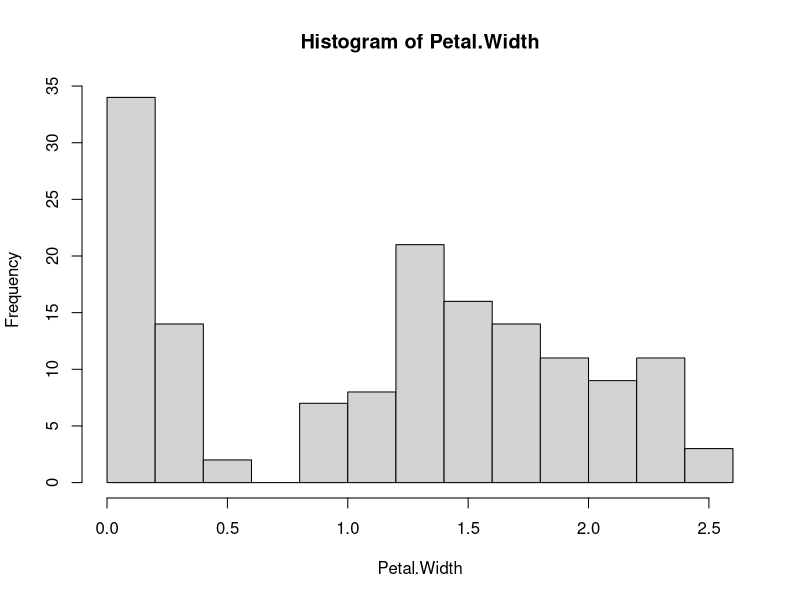
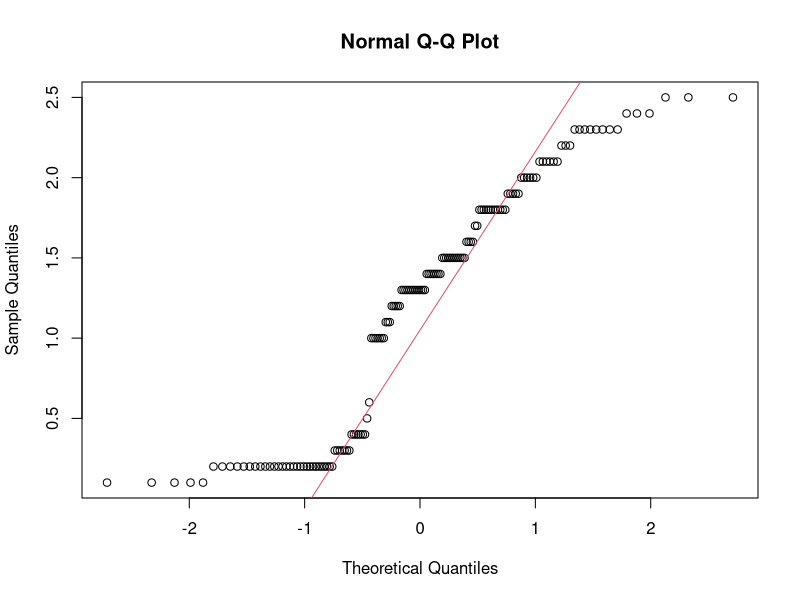
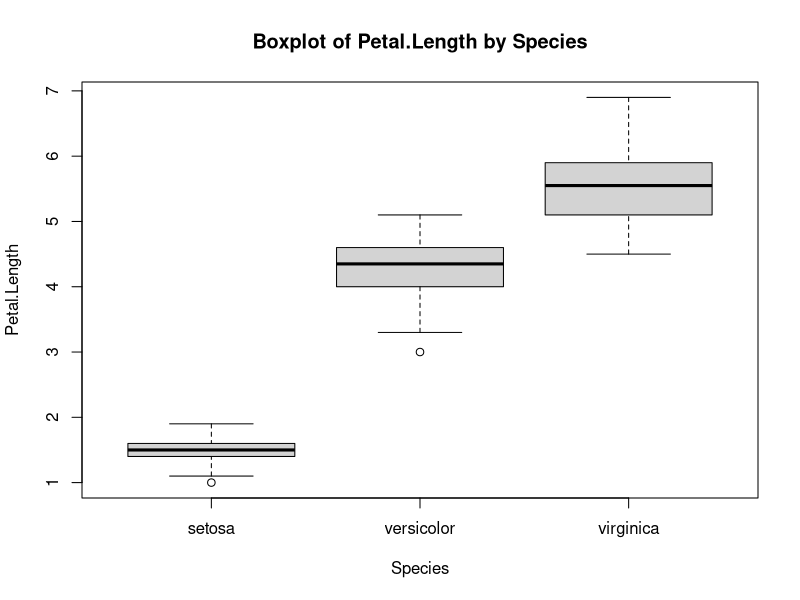

Write the R code that produced these figures, in order.
ex1 <- function() {
  n <- 600
  p <- 0.3
  batting_avg <- 0.35
  mean_hits <- n * p
  sd_hits <- sqrt(n * p * (1 - p))
  prob_higher <- pnorm(batting_avg, mean = mean_hits, sd = sd_hits, lower.tail = FALSE)
  cat("Probability of batting average higher than 0.350:", prob_higher, "\n")
}

ex2 <- function() {
  n_people <- 15
  mean_weight <- 180
  sd_weight <- 25
  elevator_limit <- 3500
  mean_sum <- n_people * mean_weight
  sd_sum <- sqrt(n_people) * sd_weight
  z_score <- (elevator_limit - mean_sum) / sd_sum
  prob <- pnorm(z_score, lower.tail = FALSE)
  cat("Probability of the elevator carrying more than 3,500 pounds:", prob, "\n")
}

ex3 <- function() {
  probability_1 <- pnorm(2.2)
  cat("1. P(Z ≤ 2.2):", probability_1, "\n")

  probability_2 <- pnorm(2) - pnorm(-1)
  cat("2. P(−1 < Z ≤ 2):", probability_2, "\n")

  probability_3 <- 1 - pnorm(2.5)
  cat("3. P(Z > 2.5):", probability_3, "\n")

  target_probability <- 0.90
  b_value <- qnorm((1 + target_probability) / 2)
  cat("4. b such that P(−b < Z ≤ b) = 0.90:", b_value, "\n")
}

ex4 <- function() {
  par(mfrow = c(1, 1))

  x_values <- seq(-4, 4, length = 1000)

  plot(x_values, dnorm(x_values), type = "l", col = "black", lwd = 2, ylab = "Density", xlab = "x", 
    main = "Standard Normal and t-distributions")

  df_values <- c(5, 10, 25, 50, 100)

  for (df in df_values) {
    lines(x_values, dt(x_values, df), col = rainbow(length(df_values))[df_values == df], lwd = 2, lty = 2)
  }

  legend("topright", legend = c("Standard Normal", 
    paste("t-distribution (df =", df_values, ")", sep = "")), col = c("black", 
    rainbow(length(df_values))), lty = c(1, rep(2, length(df_values))), lwd = 2)
}

ex5 <- function() {
  data(infert)
  data(infert)

  # 1
  # Contingency table for the variables education and spontaneous
  table_education_spontaneous <- table(infert$education, infert$spontaneous)
  print("Contingency table for education and spontaneous:")
  print(table_education_spontaneous)

  # 2
  # Contingency table for the variables education, induced, and spontaneous
  table_education_induced_spontaneous <- table(infert$education, infert$induced, infert$spontaneous)
  print("Contingency table for education, induced, and spontaneous:")
  print(table_education_induced_spontaneous)

  # 3
  # Add marginal frequencies to both crosstabs
  # For education and spontaneous
  table_education_spontaneous_marginal <- addmargins(table_education_spontaneous)
  print("Contingency table with marginal frequencies for education and spontaneous:")
  print(table_education_spontaneous_marginal)

  # Extract marginal frequencies computed on rows
  marginals_education_spontaneous_rows <- margin.table(table_education_spontaneous_marginal, 1)
  print("Marginal frequencies computed on rows for education and spontaneous:")
  print(marginals_education_spontaneous_rows)
}

ex6 <- function() {
  data(iris)

  # 1
  mean_petal_length <- mean(iris$Petal.Length)
  median_petal_length <- median(iris$Petal.Length)
  mode_petal_length <- names(sort(table(iris$Petal.Length), decreasing = TRUE))[1]

  print("Descriptive statistics for Petal.Length:")
  print(paste("Mean:", mean_petal_length))
  print(paste("Median:", median_petal_length))
  print(paste("Mode:", mode_petal_length))

  # 2
  versicolor_data <- subset(iris, Species == "versicolor")
  range_sepal_length <- range(versicolor_data$Sepal.Length)
  variance_sepal_length <- var(versicolor_data$Sepal.Length)
  std_dev_sepal_length <- sd(versicolor_data$Sepal.Length)
  iqr_sepal_length <- IQR(versicolor_data$Sepal.Length)

  print("Descriptive statistics for Sepal.Length in versicolor:")
  print(paste("Range:", paste(range_sepal_length, collapse = " - ")))
  print(paste("Variance:", variance_sepal_length))
  print(paste("Standard Deviation:", std_dev_sepal_length))
  print(paste("IQR:", iqr_sepal_length))

  outliers_sepal_length <- boxplot.stats(versicolor_data$Sepal.Length)$out
  if(length(outliers_sepal_length) > 0) {
    print("Outliers in Sepal.Length for versicolor:")
    print(outliers_sepal_length)
  } else {
    print("No outliers in Sepal.Length for versicolor.")
  }

  # 3
  hist(iris$Petal.Width, main = "Histogram of Petal.Width", xlab = "Petal.Width")
  qqnorm(iris$Petal.Width)
  qqline(iris$Petal.Width, col = 2)

  # 4
  boxplot(Petal.Length ~ Species, data = iris, main = "Boxplot of Petal.Length by Species", xlab = "Species", ylab = "Petal.Length")
}

ex6()